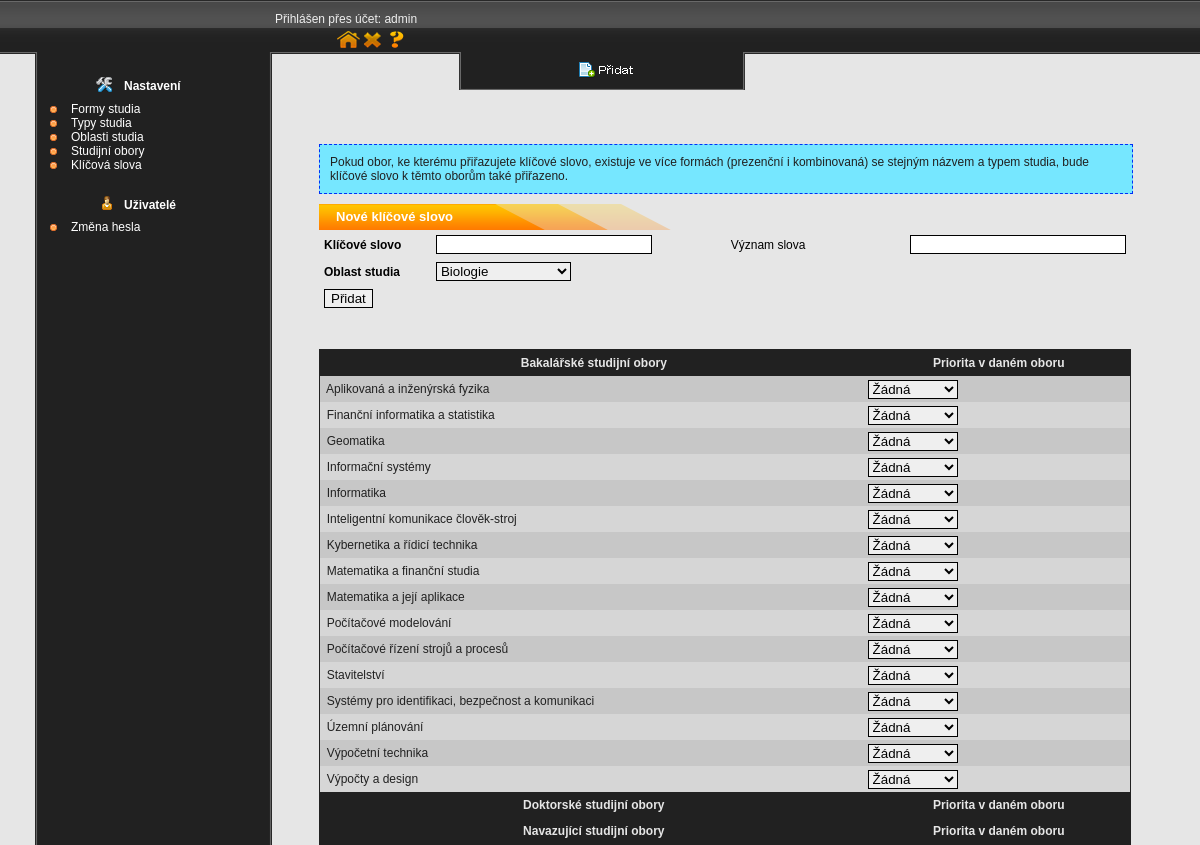
Screenshot of /admin/slova-add (signed in) with the database file from the repository.
### tables this page shows
CREATE TABLE IF NOT EXISTS `typ_studia` (
`ID_typ` int(11) NOT NULL,
  `Typ_nazev` varchar(50) NOT NULL
);

CREATE TABLE IF NOT EXISTS `obor` (
`ID_obor` int(11) NOT NULL,
  `Obor_nazev` varchar(255) NOT NULL,
  `Url` varchar(255) NOT NULL,
  `Popis` text,
  `ID_typ` int(11) NOT NULL,
  `ID_forma` int(11) NOT NULL
);

### admin/index.php (called while the page is built, shortened)
<?php
$smerovac = new SmerovacKontroler();
$smerovac->zpracuj(array($_SERVER['REQUEST_URI']));
$smerovac->vypisPohled();
?>

### admin/modely/Db.php (called while the page is built, shortened)
<?php
	class Db	{
		private static $spojeni;
		private static $nastaveni = array(
    	PDO::ATTR_ERRMODE => PDO::ERRMODE_EXCEPTION,
      PDO::MYSQL_ATTR_INIT_COMMAND => "SET NAMES utf8",
      PDO::ATTR_EMULATE_PREPARES => false,
		);
		public static function pripoj($host, $uzivatel, $heslo, $databaze) {
    	if (!isset(self::$spojeni)) {
        self::$spojeni = @new PDO(
                "mysql:host=$host;dbname=$databaze",
                $uzivatel,
                $heslo,
                self::$nastaveni
        );
      }
		}
		public static function dotazVsechny($dotaz, $parametry = array()) {
      $navrat = self::$spojeni->prepare($dotaz);
      $navrat->execute($parametry);
      return $navrat->fetchAll();
		}
	}
?>

### admin/modely/Oblast.php (called while the page is built, shortened)
<?php
	class Oblast	{
		public static function getVsechnyOblasti()	{
			return Db::dotazVsechny('select id_oblast as id,oblast_nazev as nazev from oblast order by nazev');
		}
	}
?>

### admin/kontrolery/SlovaAddKontroler.php (called while the page is built, shortened)
<?php
	class SlovaAddKontroler extends Kontroler	{
	    public function zpracuj($parametry)
	    {
					$vsechnyTypy = Typ::getVsechnyTypy();
					$i = 0;
					foreach ($vsechnyTypy as $typ)	{
						$typy[$i]["id"] = $typ["id"];
						$typy[$i]["nazev"] = $typ["nazev"];
						$typy[$i++]["radky"] = Obor::getOboryPodleNazvu($typ["id"]);
					}
					$this->data["oblasti"] = Oblast::getVsechnyOblasti();
	    }
	}
?>

### admin/kontrolery/SmerovacKontroler.php (called while the page is built, shortened)
<?php
	class SmerovacKontroler extends Kontroler	{
		protected $kontroler;
		public function zpracuj($parametry)	{
			$uzivatel = new Uzivatel();
			if ($uzivatel->jePrihlasen())	{
				$naparsovanaURL = $this->parsujURL($parametry[0]);
	      $tridaKontroleru = $this->pomlckyDoVelbloudiNotace(array_shift($naparsovanaURL)) . 'Kontroler';
	      if (file_exists('kontrolery/' . $tridaKontroleru . '.php'))	$this->kontroler = new $tridaKontroleru;
				else	$this->presmeruj('chyba');
				$this->kontroler->zpracuj($naparsovanaURL);
			}
		}
		private function parsujURL($url)	{
			$naparsovanaURL = parse_url($url);
			$naparsovanaURL["path"] = ltrim($naparsovanaURL["path"], "/");
			$naparsovanaURL["path"] = trim($naparsovanaURL["path"]);
			$rozdelenaCesta = explode("/", $naparsovanaURL["path"]);
			array_shift($rozdelenaCesta);
			return $rozdelenaCesta;
		}
		private function pomlckyDoVelbloudiNotace($text)	{
			$veta = str_replace('-', ' ', $text);
			$veta = ucwords($veta);
			$veta = str_replace(' ', '', $veta);
			return $veta;
		}
}
?>

### admin/modely/Typ.php (called while the page is built, shortened)
<?php
	class Typ	{
		public static function getVsechnyTypy()	{
			return Db::dotazVsechny('select id_typ as id,typ_nazev as nazev from typ_studia order by nazev');
		}
	}
?>

### admin/modely/Obor.php (called while the page is built, shortened)
<?php
	class Obor	{
		public static function getOboryPodleNazvu($idTypu)	{
			return Db::dotazVsechny("select id_obor as id,obor_nazev as nazev from obor where id_typ=? group by obor_nazev order by nazev,id", array($idTypu));
		}
	}
?>

### admin/pohledy/slova-add.phtml (the view, shortened to what this page needs)
<div id="nastroje">
	<a href="javascript:void(0)" onclick="pridej();" id="pridej"><img src='add.png' alt='' /></a>
</div>
<div id="obsah2">
	<span class='var info'>
		Pokud obor, ke kterému přiřazujete klíčové slovo, existuje ve více formách (prezenční i kombinovaná) se stejným názvem a typem studia, bude klíčové slovo k těmto oborům také přiřazeno.
	</span>
  <div class='tabulka'>Nové klíčové slovo</div>
		<form method="post" action="" name='formular'>
			<table class='seznam2'>
				<tr>
					<td class='bold'>Klíčové slovo</td><td><input type='text' name='nazev' value='<?= $post["nazev"];?>' /></td>
					<td>Význam slova</td><td class='right'><input type='text' name='vyznam' value='<?= $post["vyznam"];?>' /></td>
				</tr>
				<tr>
					<td class='bold'>Oblast studia</td><td><select name='oblast'>
						<?php
							foreach($oblasti as $oblast)	{
						?>
								<option value='<?= $oblast["id"]?>' <?php echo $oblast["id"]==$post["oblast"] ? "selected='selected'" : "";?>><?= $oblast["nazev"]?></option>
						<?php
							}
						?>
					</select></td>
				</tr>
				<tr><td><input type='submit' name='odeslat' value='Přidat' /></td></tr>
			</table>
			<table class='seznam' cellspacing='0' cellpadding='0' border='0'>
				<?php
					foreach ($typy as $typ)	{
				?>
					<tr><th><?= $typ["nazev"]?> studijní obory</th><th>Priorita v daném oboru</th></tr>
					<?php
						$i = 0;
						foreach ($typ["radky"] as $radek)	{
					?>
						<tr <?php echo $i%2==1 ? "class='sudy'" : "";?>>
							<td><input type='hidden' name='<?= $typ["id"]?>_obor_<?= $i?>' value='<?= $radek["nazev"]?>' />&nbsp; <?= $radek["nazev"]?></td>
							<td><select name='<?= $typ["id"]?>_priorita_<?= $i?>'>
								<option value='0'>Žádná</option>
							</select></td>
						</tr>
					<?php
							$i++;
						}
					?>
				<?php
					}
				?>
			</table>
		</form>
</div>

### admin/css.css (style rules this page uses)
html { min-height: 100%; }
.right { text-align: right; }
.bold { font-weight: bold; }
.tabulka { float: left; width: 795px; height: 21px; background: url(tabulka.png) no-repeat; padding: 5px 0px 0px 17px; color: #ffffff; font-weight: bold; font-size: 13px; }
.seznam { float: left; width: 812px; border: 1px solid #212121; margin-bottom: 36px; }
.seznam th, .seznam td { height: 26px; vertical-align: middle; }
.seznam th { text-align: center; color: #e6e6e6; background: #212121; }
.seznam td { color: #212121; background: #c7c7c7; }
.seznam .sudy td { background: #d6d6d6; }
.seznam2 { float: left; width: 812px; margin-bottom: 36px; }
.seznam2 td { vertical-align: middle; padding: 3px; }
span.var { float: left; width: 792px; padding: 10px; border: 1px dashed #212121; color: #212121; background: #d6d6d6; margin-bottom: 10px; }
span.var.info { background: #76e7ff; border: 1px dashed #002ff7; }
body { background: url(menu.png) repeat-y center center #e6e6e6; color: black; font-family: Arial; font-size: 12px; margin: 0px; padding: 0px; min-height: 100%; }
a { color: black; text-decoration: underline; }
a img { border: none; }
input,textarea, select { border: thin solid black; }
input[type=text],input[type=password] { width: 210px; }
#nastroje { position: fixed; width: 282px; height: 34px; padding: 2px; background: url(tools.png); margin-left: 140px; top: 52px; text-align: center; z-index: 11; }
#nastroje img { width: 92px; height: 34px; margin: 0px 1px 0px 1px; }
#obsah2 { position: relative; width: 812px; top: 144px; z-index: 1; }

### rows the page displays
typ_studia: Typ_nazev "Bakalářské"
obor: Obor_nazev "Aplikovaná a inženýrská fyzika", ID_typ.ID_typ "Žádná"
obor: Obor_nazev "Finanční informatika a statistika", ID_typ.ID_typ "Žádná"
obor: Obor_nazev "Geomatika", ID_typ.ID_typ "Žádná"
obor: Obor_nazev "Informační systémy", ID_typ.ID_typ "Žádná"
obor: Obor_nazev "Informatika", ID_typ.ID_typ "Žádná"
obor: Obor_nazev "Inteligentní komunikace člověk-stroj", ID_typ.ID_typ "Žádná"
obor: Obor_nazev "Kybernetika a řídicí technika", ID_typ.ID_typ "Žádná"
obor: Obor_nazev "Matematika a finanční studia", ID_typ.ID_typ "Žádná"
obor: Obor_nazev "Matematika a její aplikace", ID_typ.ID_typ "Žádná"
obor: Obor_nazev "Počítačové modelování", ID_typ.ID_typ "Žádná"
obor: Obor_nazev "Počítačové řízení strojů a procesů", ID_typ.ID_typ "Žádná"
obor: Obor_nazev "Stavitelství", ID_typ.ID_typ "Žádná"
obor: Obor_nazev "Systémy pro identifikaci, bezpečnost a komunikaci", ID_typ.ID_typ "Žádná"
obor: Obor_nazev "Územní plánování", ID_typ.ID_typ "Žádná"
obor: Obor_nazev "Výpočetní technika", ID_typ.ID_typ "Žádná"
obor: Obor_nazev "Výpočty a design", ID_typ.ID_typ "Žádná"
typ_studia: Typ_nazev "Doktorské"
typ_studia: Typ_nazev "Navazující"

### other values shown
$prezdivka "admin"
form field oblast "Biologie"
